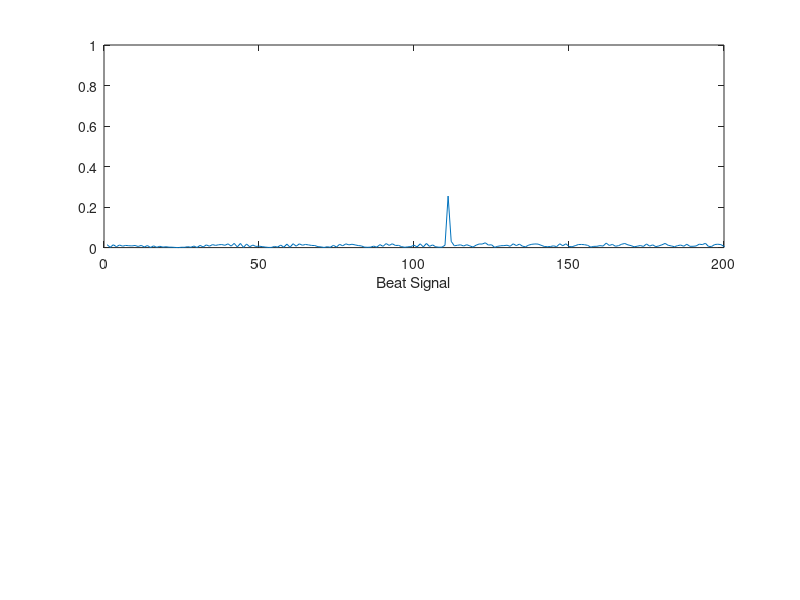
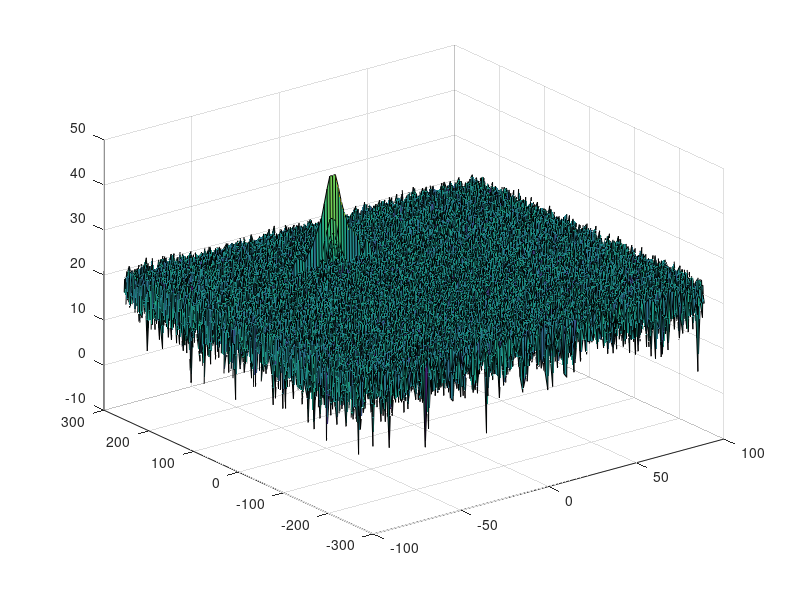
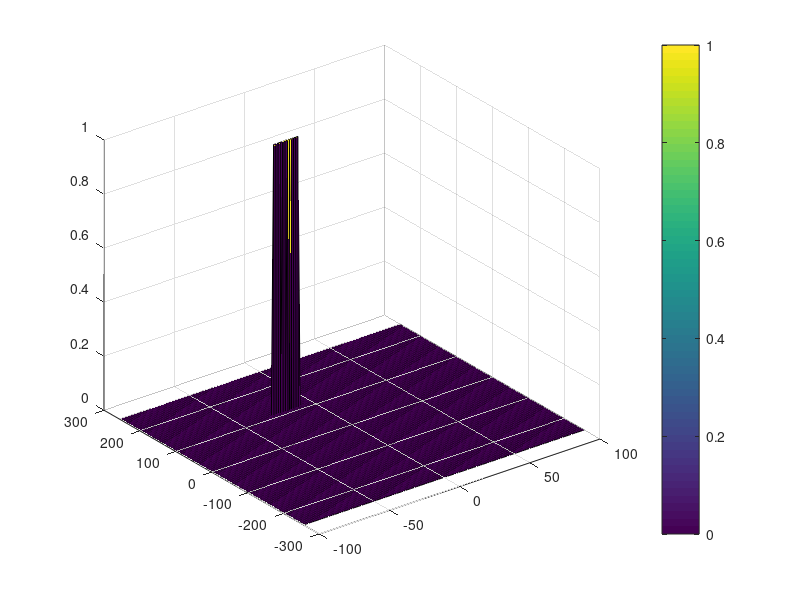

Reproduce these figures in MATLAB, in order.
clear all
clc;
close all;
%% Radar Specifications 
%%%%%%%%%%%%%%%%%%%%%%%%%%%
% Frequency of operation = 77GHz
% Max Range = 200m
% Range Resolution = 1 m
% Max Velocity = 100 m/s
%%%%%%%%%%%%%%%%%%%%%%%%%%%

%speed of light = 3e8
%% User Defined Range and Velocity of target
% *%TODO* :
% define the target's initial position and velocity. Note : Velocity
% remains contant
PRange = 110;
Velocity = -20;


%% FMCW Waveform Generation

% *%TODO* :
%Design the FMCW waveform by giving the specs of each of its parameters.
% Calculate the Bandwidth (B), Chirp Time (Tchirp) and Slope (slope) of the FMCW
% chirp using the requirements above.
RResolution = 1;
c = 3e8; %universal constant
RMax = 200;

Bsweep = c/2*RResolution;
Tchirp = 5.5*2*RMax/c; % sweep time 5.5
slope = Bsweep/Tchirp;

%Operating carrier frequency of Radar 
fc= 77e9;             %carrier freq

                                                          
%The number of chirps in one sequence. Its ideal to have 2^ value for the ease of running the FFT
%for Doppler Estimation. 
Nd=128;                   % #of doppler cells OR #of sent periods % number of chirps

%The number of samples on each chirp. 
Nr=1024;                  %for length of time OR # of range cells

% Timestamp for running the displacement scenario for every sample on each
% chirp
t=linspace(0,Nd*Tchirp,Nr*Nd); %total time for samples


%Creating the vectors for Tx, Rx and Mix based on the total samples input.
Tx=zeros(1,length(t)); %transmitted signal
Rx=zeros(1,length(t)); %received signal
Mix = zeros(1,length(t)); %beat signal

%Similar vectors for range_covered and time delay.
r_t=zeros(1,length(t));
td=zeros(1,length(t));


%% Signal generation and Moving Target simulation
% Running the radar scenario over the time. 

for i=1:length(t)         
    
    
    % *%TODO* :
    %For each time stamp update the Range of the Target for constant velocity. 
    r_t(i) = PRange + Velocity * t(i);
    
    % *%TODO* :
    %For each time sample we need update the transmitted and
    %received signal. 
    td(i) = 2*r_t(i)/c; %time delay
    Tx(i) = cos(2*pi*(fc*t(i)+slope*(t(i)^2)/2));
    Rx(i)  = cos(2*pi*(fc*(t(i)-td(i)) + (slope*(t(i)-td(i))^2)/2));
    
    % *%TODO* :
    %Now by mixing the Transmit and Receive generate the beat signal
    %This is done by element wise matrix multiplication of Transmit and
    %Receiver Signal
    Mix(i) = Tx(i).*Rx(i);
    
end

%% RANGE MEASUREMENT


 % *%TODO* :
%reshape the vector into Nr*Nd array. Nr and Nd here would also define the size of
%Range and Doppler FFT respectively.
MixResized = reshape(Mix,[Nr, Nd]);
 % *%TODO* :
%run the FFT on the beat signal along the range bins dimension (Nr) and
%normalize.
MixFft = fft(MixResized,Nr)/Nr;
 % *%TODO* :
% Take the absolute value of FFT output
MixFft = abs(MixFft);
 % *%TODO* :
% Output of FFT is double sided signal, but we are interested in only one side of the spectrum.
% Hence we throw out half of the samples.
MixFft = MixFft(1:(Nr/2));

%plotting the range
figure ('Name','Range from First FFT')
subplot(2,1,1)

 % *%TODO* :
 % plot FFT output 
plot(MixFft);           
xlabel('Beat Signal');
 
axis ([0 200 0 1]);



%% RANGE DOPPLER RESPONSE
% The 2D FFT implementation is already provided here. This will run a 2DFFT
% on the mixed signal (beat signal) output and generate a range doppler
% map.You will implement CFAR on the generated RDM


% Range Doppler Map Generation.

% The output of the 2D FFT is an image that has reponse in the range and
% doppler FFT bins. So, it is important to convert the axis from bin sizes
% to range and doppler based on their Max values.

Mix=reshape(Mix,[Nr,Nd]);

% 2D FFT using the FFT size for both dimensions.
sig_fft2 = fft2(Mix,Nr,Nd);

% Taking just one side of signal from Range dimension.
sig_fft2 = sig_fft2(1:Nr/2,1:Nd);
sig_fft2 = fftshift (sig_fft2);
RDM = abs(sig_fft2);
RDM = 10*log10(RDM) ;

%use the surf function to plot the output of 2DFFT and to show axis in both
%dimensions
doppler_axis = linspace(-100,100,Nd);
range_axis = linspace(-200,200,Nr/2)*((Nr/2)/400);
figure,surf(doppler_axis,range_axis,RDM);

%% CFAR implementation

%Slide Window through the complete Range Doppler Map

% *%TODO* :
%Select the number of Training Cells in both the dimensions.
Tr = 10;
Td = 6;

% *%TODO* :
%Select the number of Guard Cells in both dimensions around the Cell under 
%test (CUT) for accurate estimation
Gr = 4;
Gd = 2;

% *%TODO* :
% offset the threshold by SNR value in dB
offset = 20;

% *%TODO* :
%Create a vector to store noise_level for each iteration on training cells
noise_level = zeros(1,1);


% *%TODO* :
%design a loop such that it slides the CUT across range doppler map by
%giving margins at the edges for Training and Guard Cells.
%For every iteration sum the signal level within all the training
%cells. To sum convert the value from logarithmic to linear using db2pow
%function. Average the summed values for all of the training
%cells used. After averaging convert it back to logarithimic using pow2db.
%Further add the offset to it to determine the threshold. Next, compare the
%signal under CUT with this threshold. If the CUT level > threshold assign
%it a value of 1, else equate it to 0.
CFAR = zeros(size(RDM));

   % Use RDM[x,y] as the matrix from the output of 2D FFT for implementing
   % CFAR
    for iterateRange = Tr + Gr + 1 : Nr/2 - Tr - Gr
        for iterateDoppler = Td + Gd + 1 : Nd - Td - Gd

            trainingCFAR = db2pow(RDM(iterateRange - Tr - Gr : iterateRange + Tr + Gr, iterateDoppler - Td - Gd : iterateDoppler + Td + Gd));

            trainingCFAR(iterateRange - Gr : iterateRange + Gr,iterateDoppler - Gd : iterateDoppler + Gd) = 0;

            trainingCFAR = pow2db(sum(trainingCFAR) / ((2 * Tr + 2 * Gr + 1) * (2 * Td + 2 * Gd + 1) -((2 * Gr + 1) * (2 * Gd + 1))));

            threshold = trainingCFAR + offset;
        end
    end




% *%TODO* :
% The process above will generate a thresholded block, which is smaller 
%than the Range Doppler Map as the CUT cannot be located at the edges of
%matrix. Hence,few cells will not be thresholded. To keep the map size same
% set those values to 0. 
 
for iterateRange = Tr + Gr + 1 : Nr/2 - Tr - Gr
        for iterateDoppler = Td + Gd + 1 : Nd - Td - Gd
            
            if RDM(iterateRange, iterateDoppler) > threshold
                CFAR(iterateRange, iterateDoppler) = 1;
            end
            
        end
end



% *%TODO* :
%display the CFAR output using the Surf function like we did for Range
%Doppler Response output.
figure,surf(doppler_axis,range_axis,CFAR);
colorbar;


 